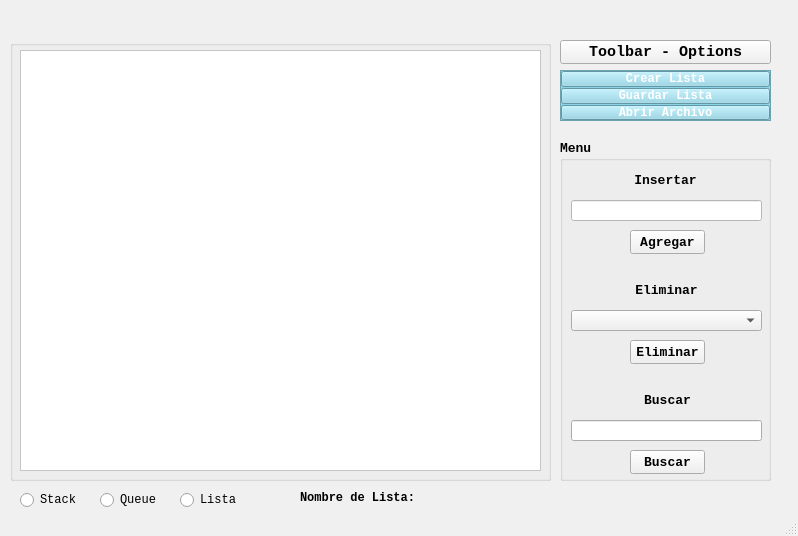
<?xml version="1.0" encoding="UTF-8"?>
<ui version="4.0">
 <class>MainWindowClass</class>
 <widget class="QMainWindow" name="MainWindowClass">
  <property name="geometry">
   <rect>
    <x>0</x>
    <y>0</y>
    <width>798</width>
    <height>536</height>
   </rect>
  </property>
  <property name="palette">
   <palette>
    <active>
     <colorrole role="WindowText">
      <brush brushstyle="SolidPattern">
       <color alpha="255">
        <red>0</red>
        <green>0</green>
        <blue>0</blue>
       </color>
      </brush>
     </colorrole>
     <colorrole role="Button">
      <brush brushstyle="SolidPattern">
       <color alpha="255">
        <red>236</red>
        <green>250</green>
        <blue>250</blue>
       </color>
      </brush>
     </colorrole>
     <colorrole role="Light">
      <brush brushstyle="SolidPattern">
       <color alpha="255">
        <red>175</red>
        <green>175</green>
        <blue>175</blue>
       </color>
      </brush>
     </colorrole>
     <colorrole role="Midlight">
      <brush brushstyle="SolidPattern">
       <color alpha="255">
        <red>245</red>
        <green>252</green>
        <blue>252</blue>
       </color>
      </brush>
     </colorrole>
     <colorrole role="Dark">
      <brush brushstyle="SolidPattern">
       <color alpha="255">
        <red>118</red>
        <green>125</green>
        <blue>125</blue>
       </color>
      </brush>
     </colorrole>
     <colorrole role="Mid">
      <brush brushstyle="SolidPattern">
       <color alpha="255">
        <red>157</red>
        <green>167</green>
        <blue>167</blue>
       </color>
      </brush>
     </colorrole>
     <colorrole role="Text">
      <brush brushstyle="SolidPattern">
       <color alpha="255">
        <red>0</red>
        <green>0</green>
        <blue>0</blue>
       </color>
      </brush>
     </colorrole>
     <colorrole role="BrightText">
      <brush brushstyle="SolidPattern">
       <color alpha="255">
        <red>255</red>
        <green>255</green>
        <blue>255</blue>
       </color>
      </brush>
     </colorrole>
     <colorrole role="ButtonText">
      <brush brushstyle="SolidPattern">
       <color alpha="255">
        <red>0</red>
        <green>0</green>
        <blue>0</blue>
       </color>
      </brush>
     </colorrole>
     <colorrole role="Base">
      <brush brushstyle="SolidPattern">
       <color alpha="255">
        <red>165</red>
        <green>221</green>
        <blue>227</blue>
       </color>
      </brush>
     </colorrole>
     <colorrole role="Window">
      <brush brushstyle="SolidPattern">
       <color alpha="255">
        <red>225</red>
        <green>250</green>
        <blue>250</blue>
       </color>
      </brush>
     </colorrole>
     <colorrole role="Shadow">
      <brush brushstyle="SolidPattern">
       <color alpha="255">
        <red>0</red>
        <green>0</green>
        <blue>0</blue>
       </color>
      </brush>
     </colorrole>
     <colorrole role="AlternateBase">
      <brush brushstyle="SolidPattern">
       <color alpha="255">
        <red>245</red>
        <green>252</green>
        <blue>252</blue>
       </color>
      </brush>
     </colorrole>
     <colorrole role="ToolTipBase">
      <brush brushstyle="SolidPattern">
       <color alpha="255">
        <red>255</red>
        <green>255</green>
        <blue>220</blue>
       </color>
      </brush>
     </colorrole>
     <colorrole role="ToolTipText">
      <brush brushstyle="SolidPattern">
       <color alpha="255">
        <red>0</red>
        <green>0</green>
        <blue>0</blue>
       </color>
      </brush>
     </colorrole>
     <colorrole role="PlaceholderText">
      <brush brushstyle="SolidPattern">
       <color alpha="127">
        <red>0</red>
        <green>0</green>
        <blue>0</blue>
       </color>
      </brush>
     </colorrole>
    </active>
    <inactive>
     <colorrole role="WindowText">
      <brush brushstyle="SolidPattern">
       <color alpha="255">
        <red>0</red>
        <green>0</green>
        <blue>0</blue>
       </color>
      </brush>
     </colorrole>
     <colorrole role="Button">
      <brush brushstyle="SolidPattern">
       <color alpha="255">
        <red>240</red>
        <green>240</green>
        <blue>240</blue>
       </color>
      </brush>
     </colorrole>
     <colorrole role="Light">
      <brush brushstyle="SolidPattern">
       <color alpha="255">
        <red>255</red>
        <green>255</green>
        <blue>255</blue>
       </color>
      </brush>
     </colorrole>
     <colorrole role="Midlight">
      <brush brushstyle="SolidPattern">
       <color alpha="255">
        <red>227</red>
        <green>227</green>
        <blue>227</blue>
       </color>
      </brush>
     </colorrole>
     <colorrole role="Dark">
      <brush brushstyle="SolidPattern">
       <color alpha="255">
        <red>160</red>
        <green>160</green>
        <blue>160</blue>
       </color>
      </brush>
     </colorrole>
     <colorrole role="Mid">
      <brush brushstyle="SolidPattern">
       <color alpha="255">
        <red>160</red>
        <green>160</green>
        <blue>160</blue>
       </color>
      </brush>
     </colorrole>
     <colorrole role="Text">
      <brush brushstyle="SolidPattern">
       <color alpha="255">
        <red>0</red>
        <green>0</green>
        <blue>0</blue>
       </color>
      </brush>
     </colorrole>
     <colorrole role="BrightText">
      <brush brushstyle="SolidPattern">
       <color alpha="255">
        <red>255</red>
        <green>255</green>
        <blue>255</blue>
       </color>
      </brush>
     </colorrole>
     <colorrole role="ButtonText">
      <brush brushstyle="SolidPattern">
       <color alpha="255">
        <red>0</red>
        <green>0</green>
        <blue>0</blue>
       </color>
      </brush>
     </colorrole>
     <colorrole role="Base">
      <brush brushstyle="SolidPattern">
       <color alpha="255">
        <red>255</red>
        <green>255</green>
        <blue>255</blue>
       </color>
      </brush>
     </colorrole>
     <colorrole role="Window">
      <brush brushstyle="SolidPattern">
       <color alpha="255">
        <red>240</red>
        <green>240</green>
        <blue>240</blue>
       </color>
      </brush>
     </colorrole>
     <colorrole role="Shadow">
      <brush brushstyle="SolidPattern">
       <color alpha="255">
        <red>105</red>
        <green>105</green>
        <blue>105</blue>
       </color>
      </brush>
     </colorrole>
     <colorrole role="AlternateBase">
      <brush brushstyle="SolidPattern">
       <color alpha="255">
        <red>245</red>
        <green>245</green>
        <blue>245</blue>
       </color>
      </brush>
     </colorrole>
     <colorrole role="ToolTipBase">
      <brush brushstyle="SolidPattern">
       <color alpha="255">
        <red>255</red>
        <green>255</green>
        <blue>220</blue>
       </color>
      </brush>
     </colorrole>
     <colorrole role="ToolTipText">
      <brush brushstyle="SolidPattern">
       <color alpha="255">
        <red>0</red>
        <green>0</green>
        <blue>0</blue>
       </color>
      </brush>
     </colorrole>
     <colorrole role="PlaceholderText">
      <brush brushstyle="SolidPattern">
       <color alpha="128">
        <red>0</red>
        <green>0</green>
        <blue>0</blue>
       </color>
      </brush>
     </colorrole>
    </inactive>
    <disabled>
     <colorrole role="WindowText">
      <brush brushstyle="SolidPattern">
       <color alpha="255">
        <red>118</red>
        <green>125</green>
        <blue>125</blue>
       </color>
      </brush>
     </colorrole>
     <colorrole role="Button">
      <brush brushstyle="SolidPattern">
       <color alpha="255">
        <red>236</red>
        <green>250</green>
        <blue>250</blue>
       </color>
      </brush>
     </colorrole>
     <colorrole role="Light">
      <brush brushstyle="SolidPattern">
       <color alpha="255">
        <red>175</red>
        <green>175</green>
        <blue>175</blue>
       </color>
      </brush>
     </colorrole>
     <colorrole role="Midlight">
      <brush brushstyle="SolidPattern">
       <color alpha="255">
        <red>245</red>
        <green>252</green>
        <blue>252</blue>
       </color>
      </brush>
     </colorrole>
     <colorrole role="Dark">
      <brush brushstyle="SolidPattern">
       <color alpha="255">
        <red>118</red>
        <green>125</green>
        <blue>125</blue>
       </color>
      </brush>
     </colorrole>
     <colorrole role="Mid">
      <brush brushstyle="SolidPattern">
       <color alpha="255">
        <red>157</red>
        <green>167</green>
        <blue>167</blue>
       </color>
      </brush>
     </colorrole>
     <colorrole role="Text">
      <brush brushstyle="SolidPattern">
       <color alpha="255">
        <red>118</red>
        <green>125</green>
        <blue>125</blue>
       </color>
      </brush>
     </colorrole>
     <colorrole role="BrightText">
      <brush brushstyle="SolidPattern">
       <color alpha="255">
        <red>255</red>
        <green>255</green>
        <blue>255</blue>
       </color>
      </brush>
     </colorrole>
     <colorrole role="ButtonText">
      <brush brushstyle="SolidPattern">
       <color alpha="255">
        <red>118</red>
        <green>125</green>
        <blue>125</blue>
       </color>
      </brush>
     </colorrole>
     <colorrole role="Base">
      <brush brushstyle="SolidPattern">
       <color alpha="255">
        <red>225</red>
        <green>250</green>
        <blue>250</blue>
       </color>
      </brush>
     </colorrole>
     <colorrole role="Window">
      <brush brushstyle="SolidPattern">
       <color alpha="255">
        <red>225</red>
        <green>250</green>
        <blue>250</blue>
       </color>
      </brush>
     </colorrole>
     <colorrole role="Shadow">
      <brush brushstyle="SolidPattern">
       <color alpha="255">
        <red>0</red>
        <green>0</green>
        <blue>0</blue>
       </color>
      </brush>
     </colorrole>
     <colorrole role="AlternateBase">
      <brush brushstyle="SolidPattern">
       <color alpha="255">
        <red>245</red>
        <green>245</green>
        <blue>245</blue>
       </color>
      </brush>
     </colorrole>
     <colorrole role="ToolTipBase">
      <brush brushstyle="SolidPattern">
       <color alpha="255">
        <red>255</red>
        <green>255</green>
        <blue>220</blue>
       </color>
      </brush>
     </colorrole>
     <colorrole role="ToolTipText">
      <brush brushstyle="SolidPattern">
       <color alpha="255">
        <red>0</red>
        <green>0</green>
        <blue>0</blue>
       </color>
      </brush>
     </colorrole>
     <colorrole role="PlaceholderText">
      <brush brushstyle="SolidPattern">
       <color alpha="128">
        <red>0</red>
        <green>0</green>
        <blue>0</blue>
       </color>
      </brush>
     </colorrole>
    </disabled>
   </palette>
  </property>
  <property name="font">
   <font>
    <family>Courier New</family>
   </font>
  </property>
  <property name="windowTitle">
   <string>Listas Enlazadas</string>
  </property>
  <property name="autoFillBackground">
   <bool>false</bool>
  </property>
  <property name="styleSheet">
   <string notr="true"/>
  </property>
  <widget class="QWidget" name="centralWidget">
   <widget class="QPushButton" name="butt_toolbar">
    <property name="geometry">
     <rect>
      <x>560</x>
      <y>40</y>
      <width>211</width>
      <height>24</height>
     </rect>
    </property>
    <property name="font">
     <font>
      <family>Courier New</family>
      <pointsize>11</pointsize>
      <italic>false</italic>
      <bold>true</bold>
     </font>
    </property>
    <property name="cursor">
     <cursorShape>PointingHandCursor</cursorShape>
    </property>
    <property name="styleSheet">
     <string notr="true"/>
    </property>
    <property name="text">
     <string>Toolbar - Options</string>
    </property>
   </widget>
   <widget class="QGroupBox" name="groupBox_menu">
    <property name="geometry">
     <rect>
      <x>560</x>
      <y>140</y>
      <width>211</width>
      <height>341</height>
     </rect>
    </property>
    <property name="palette">
     <palette>
      <active>
       <colorrole role="WindowText">
        <brush brushstyle="SolidPattern">
         <color alpha="255">
          <red>0</red>
          <green>0</green>
          <blue>0</blue>
         </color>
        </brush>
       </colorrole>
       <colorrole role="Button">
        <brush brushstyle="SolidPattern">
         <color alpha="255">
          <red>189</red>
          <green>189</green>
          <blue>189</blue>
         </color>
        </brush>
       </colorrole>
       <colorrole role="Light">
        <brush brushstyle="SolidPattern">
         <color alpha="255">
          <red>255</red>
          <green>255</green>
          <blue>255</blue>
         </color>
        </brush>
       </colorrole>
       <colorrole role="Midlight">
        <brush brushstyle="SolidPattern">
         <color alpha="255">
          <red>222</red>
          <green>222</green>
          <blue>222</blue>
         </color>
        </brush>
       </colorrole>
       <colorrole role="Dark">
        <brush brushstyle="SolidPattern">
         <color alpha="255">
          <red>94</red>
          <green>94</green>
          <blue>94</blue>
         </color>
        </brush>
       </colorrole>
       <colorrole role="Mid">
        <brush brushstyle="SolidPattern">
         <color alpha="255">
          <red>126</red>
          <green>126</green>
          <blue>126</blue>
         </color>
        </brush>
       </colorrole>
       <colorrole role="Text">
        <brush brushstyle="SolidPattern">
         <color alpha="255">
          <red>0</red>
          <green>0</green>
          <blue>0</blue>
         </color>
        </brush>
       </colorrole>
       <colorrole role="BrightText">
        <brush brushstyle="SolidPattern">
         <color alpha="255">
          <red>255</red>
          <green>255</green>
          <blue>255</blue>
         </color>
        </brush>
       </colorrole>
       <colorrole role="ButtonText">
        <brush brushstyle="SolidPattern">
         <color alpha="255">
          <red>0</red>
          <green>0</green>
          <blue>0</blue>
         </color>
        </brush>
       </colorrole>
       <colorrole role="Base">
        <brush brushstyle="SolidPattern">
         <color alpha="255">
          <red>255</red>
          <green>255</green>
          <blue>255</blue>
         </color>
        </brush>
       </colorrole>
       <colorrole role="Window">
        <brush brushstyle="SolidPattern">
         <color alpha="255">
          <red>189</red>
          <green>189</green>
          <blue>189</blue>
         </color>
        </brush>
       </colorrole>
       <colorrole role="Shadow">
        <brush brushstyle="SolidPattern">
         <color alpha="255">
          <red>0</red>
          <green>0</green>
          <blue>0</blue>
         </color>
        </brush>
       </colorrole>
       <colorrole role="AlternateBase">
        <brush brushstyle="SolidPattern">
         <color alpha="255">
          <red>222</red>
          <green>222</green>
          <blue>222</blue>
         </color>
        </brush>
       </colorrole>
       <colorrole role="ToolTipBase">
        <brush brushstyle="SolidPattern">
         <color alpha="255">
          <red>255</red>
          <green>255</green>
          <blue>220</blue>
         </color>
        </brush>
       </colorrole>
       <colorrole role="ToolTipText">
        <brush brushstyle="SolidPattern">
         <color alpha="255">
          <red>0</red>
          <green>0</green>
          <blue>0</blue>
         </color>
        </brush>
       </colorrole>
       <colorrole role="PlaceholderText">
        <brush brushstyle="SolidPattern">
         <color alpha="127">
          <red>0</red>
          <green>0</green>
          <blue>0</blue>
         </color>
        </brush>
       </colorrole>
      </active>
      <inactive>
       <colorrole role="WindowText">
        <brush brushstyle="SolidPattern">
         <color alpha="255">
          <red>0</red>
          <green>0</green>
          <blue>0</blue>
         </color>
        </brush>
       </colorrole>
       <colorrole role="Button">
        <brush brushstyle="SolidPattern">
         <color alpha="255">
          <red>240</red>
          <green>240</green>
          <blue>240</blue>
         </color>
        </brush>
       </colorrole>
       <colorrole role="Light">
        <brush brushstyle="SolidPattern">
         <color alpha="255">
          <red>255</red>
          <green>255</green>
          <blue>255</blue>
         </color>
        </brush>
       </colorrole>
       <colorrole role="Midlight">
        <brush brushstyle="SolidPattern">
         <color alpha="255">
          <red>227</red>
          <green>227</green>
          <blue>227</blue>
         </color>
        </brush>
       </colorrole>
       <colorrole role="Dark">
        <brush brushstyle="SolidPattern">
         <color alpha="255">
          <red>160</red>
          <green>160</green>
          <blue>160</blue>
         </color>
        </brush>
       </colorrole>
       <colorrole role="Mid">
        <brush brushstyle="SolidPattern">
         <color alpha="255">
          <red>160</red>
          <green>160</green>
          <blue>160</blue>
         </color>
        </brush>
       </colorrole>
       <colorrole role="Text">
        <brush brushstyle="SolidPattern">
         <color alpha="255">
          <red>0</red>
          <green>0</green>
          <blue>0</blue>
         </color>
        </brush>
       </colorrole>
       <colorrole role="BrightText">
        <brush brushstyle="SolidPattern">
         <color alpha="255">
          <red>255</red>
          <green>255</green>
          <blue>255</blue>
         </color>
        </brush>
       </colorrole>
       <colorrole role="ButtonText">
        <brush brushstyle="SolidPattern">
         <color alpha="255">
          <red>0</red>
          <green>0</green>
          <blue>0</blue>
         </color>
        </brush>
       </colorrole>
       <colorrole role="Base">
        <brush brushstyle="SolidPattern">
         <color alpha="255">
          <red>255</red>
          <green>255</green>
          <blue>255</blue>
         </color>
        </brush>
       </colorrole>
       <colorrole role="Window">
        <brush brushstyle="SolidPattern">
         <color alpha="255">
          <red>240</red>
          <green>240</green>
          <blue>240</blue>
         </color>
        </brush>
       </colorrole>
       <colorrole role="Shadow">
        <brush brushstyle="SolidPattern">
         <color alpha="255">
          <red>105</red>
          <green>105</green>
          <blue>105</blue>
         </color>
        </brush>
       </colorrole>
       <colorrole role="AlternateBase">
        <brush brushstyle="SolidPattern">
         <color alpha="255">
          <red>245</red>
          <green>245</green>
          <blue>245</blue>
         </color>
        </brush>
       </colorrole>
       <colorrole role="ToolTipBase">
        <brush brushstyle="SolidPattern">
         <color alpha="255">
          <red>255</red>
          <green>255</green>
          <blue>220</blue>
         </color>
        </brush>
       </colorrole>
       <colorrole role="ToolTipText">
        <brush brushstyle="SolidPattern">
         <color alpha="255">
          <red>0</red>
          <green>0</green>
          <blue>0</blue>
         </color>
        </brush>
       </colorrole>
       <colorrole role="PlaceholderText">
        <brush brushstyle="SolidPattern">
         <color alpha="128">
          <red>0</red>
          <green>0</green>
          <blue>0</blue>
         </color>
        </brush>
       </colorrole>
      </inactive>
      <disabled>
       <colorrole role="WindowText">
        <brush brushstyle="SolidPattern">
         <color alpha="255">
          <red>94</red>
          <green>94</green>
          <blue>94</blue>
         </color>
        </brush>
       </colorrole>
       <colorrole role="Button">
        <brush brushstyle="SolidPattern">
         <color alpha="255">
          <red>189</red>
          <green>189</green>
          <blue>189</blue>
         </color>
        </brush>
       </colorrole>
       <colorrole role="Light">
        <brush brushstyle="SolidPattern">
         <color alpha="255">
          <red>255</red>
          <green>255</green>
          <blue>255</blue>
         </color>
        </brush>
       </colorrole>
       <colorrole role="Midlight">
        <brush brushstyle="SolidPattern">
         <color alpha="255">
          <red>222</red>
          <green>222</green>
          <blue>222</blue>
         </color>
        </brush>
       </colorrole>
       <colorrole role="Dark">
        <brush brushstyle="SolidPattern">
         <color alpha="255">
          <red>94</red>
          <green>94</green>
          <blue>94</blue>
         </color>
        </brush>
       </colorrole>
       <colorrole role="Mid">
        <brush brushstyle="SolidPattern">
         <color alpha="255">
          <red>126</red>
          <green>126</green>
          <blue>126</blue>
         </color>
        </brush>
       </colorrole>
       <colorrole role="Text">
        <brush brushstyle="SolidPattern">
         <color alpha="255">
          <red>94</red>
          <green>94</green>
          <blue>94</blue>
         </color>
        </brush>
       </colorrole>
       <colorrole role="BrightText">
        <brush brushstyle="SolidPattern">
         <color alpha="255">
          <red>255</red>
          <green>255</green>
          <blue>255</blue>
         </color>
        </brush>
       </colorrole>
       <colorrole role="ButtonText">
        <brush brushstyle="SolidPattern">
         <color alpha="255">
          <red>94</red>
          <green>94</green>
          <blue>94</blue>
         </color>
        </brush>
       </colorrole>
       <colorrole role="Base">
        <brush brushstyle="SolidPattern">
         <color alpha="255">
          <red>189</red>
          <green>189</green>
          <blue>189</blue>
         </color>
        </brush>
       </colorrole>
       <colorrole role="Window">
        <brush brushstyle="SolidPattern">
         <color alpha="255">
          <red>189</red>
          <green>189</green>
          <blue>189</blue>
         </color>
        </brush>
       </colorrole>
       <colorrole role="Shadow">
        <brush brushstyle="SolidPattern">
         <color alpha="255">
          <red>0</red>
          <green>0</green>
          <blue>0</blue>
         </color>
        </brush>
       </colorrole>
       <colorrole role="AlternateBase">
        <brush brushstyle="SolidPattern">
         <color alpha="255">
          <red>245</red>
          <green>245</green>
          <blue>245</blue>
         </color>
        </brush>
       </colorrole>
       <colorrole role="ToolTipBase">
        <brush brushstyle="SolidPattern">
         <color alpha="255">
          <red>255</red>
          <green>255</green>
          <blue>220</blue>
         </color>
        </brush>
       </colorrole>
       <colorrole role="ToolTipText">
        <brush brushstyle="SolidPattern">
         <color alpha="255">
          <red>0</red>
          <green>0</green>
          <blue>0</blue>
         </color>
        </brush>
       </colorrole>
       <colorrole role="PlaceholderText">
        <brush brushstyle="SolidPattern">
         <color alpha="128">
          <red>0</red>
          <green>0</green>
          <blue>0</blue>
         </color>
        </brush>
       </colorrole>
      </disabled>
     </palette>
    </property>
    <property name="font">
     <font>
      <family>Courier New</family>
      <pointsize>10</pointsize>
      <bold>true</bold>
     </font>
    </property>
    <property name="styleSheet">
     <string notr="true"/>
    </property>
    <property name="title">
     <string>Menu</string>
    </property>
    <widget class="QLineEdit" name="txt_buscar">
     <property name="geometry">
      <rect>
       <x>11</x>
       <y>280</y>
       <width>191</width>
       <height>21</height>
      </rect>
     </property>
     <property name="styleSheet">
      <string notr="true"/>
     </property>
    </widget>
    <widget class="QLabel" name="label_buscar">
     <property name="geometry">
      <rect>
       <x>17</x>
       <y>250</y>
       <width>181</width>
       <height>20</height>
      </rect>
     </property>
     <property name="sizePolicy">
      <sizepolicy hsizetype="Minimum" vsizetype="Preferred">
       <horstretch>0</horstretch>
       <verstretch>0</verstretch>
      </sizepolicy>
     </property>
     <property name="styleSheet">
      <string notr="true"/>
     </property>
     <property name="text">
      <string>Buscar</string>
     </property>
     <property name="alignment">
      <set>Qt::AlignCenter</set>
     </property>
    </widget>
    <widget class="QPushButton" name="butt_buscar">
     <property name="geometry">
      <rect>
       <x>70</x>
       <y>310</y>
       <width>75</width>
       <height>24</height>
      </rect>
     </property>
     <property name="sizePolicy">
      <sizepolicy hsizetype="Minimum" vsizetype="Fixed">
       <horstretch>0</horstretch>
       <verstretch>0</verstretch>
      </sizepolicy>
     </property>
     <property name="cursor">
      <cursorShape>PointingHandCursor</cursorShape>
     </property>
     <property name="styleSheet">
      <string notr="true"/>
     </property>
     <property name="text">
      <string>Buscar</string>
     </property>
    </widget>
    <widget class="QComboBox" name="combo_eliminar">
     <property name="geometry">
      <rect>
       <x>11</x>
       <y>170</y>
       <width>191</width>
       <height>21</height>
      </rect>
     </property>
     <property name="cursor">
      <cursorShape>PointingHandCursor</cursorShape>
     </property>
     <property name="styleSheet">
      <string notr="true"/>
     </property>
    </widget>
    <widget class="QLabel" name="label_eliminar">
     <property name="geometry">
      <rect>
       <x>11</x>
       <y>140</y>
       <width>191</width>
       <height>20</height>
      </rect>
     </property>
     <property name="sizePolicy">
      <sizepolicy hsizetype="Minimum" vsizetype="Preferred">
       <horstretch>0</horstretch>
       <verstretch>0</verstretch>
      </sizepolicy>
     </property>
     <property name="styleSheet">
      <string notr="true"/>
     </property>
     <property name="text">
      <string>Eliminar</string>
     </property>
     <property name="alignment">
      <set>Qt::AlignCenter</set>
     </property>
    </widget>
    <widget class="QPushButton" name="butt_eliminar">
     <property name="geometry">
      <rect>
       <x>70</x>
       <y>200</y>
       <width>75</width>
       <height>24</height>
      </rect>
     </property>
     <property name="sizePolicy">
      <sizepolicy hsizetype="Minimum" vsizetype="Fixed">
       <horstretch>0</horstretch>
       <verstretch>0</verstretch>
      </sizepolicy>
     </property>
     <property name="cursor">
      <cursorShape>PointingHandCursor</cursorShape>
     </property>
     <property name="styleSheet">
      <string notr="true"/>
     </property>
     <property name="text">
      <string>Eliminar</string>
     </property>
    </widget>
    <widget class="QLabel" name="label_insertar">
     <property name="geometry">
      <rect>
       <x>10</x>
       <y>30</y>
       <width>191</width>
       <height>20</height>
      </rect>
     </property>
     <property name="sizePolicy">
      <sizepolicy hsizetype="Minimum" vsizetype="Preferred">
       <horstretch>0</horstretch>
       <verstretch>0</verstretch>
      </sizepolicy>
     </property>
     <property name="styleSheet">
      <string notr="true"/>
     </property>
     <property name="text">
      <string>Insertar</string>
     </property>
     <property name="alignment">
      <set>Qt::AlignCenter</set>
     </property>
    </widget>
    <widget class="QLineEdit" name="txt_insertar">
     <property name="geometry">
      <rect>
       <x>11</x>
       <y>60</y>
       <width>191</width>
       <height>21</height>
      </rect>
     </property>
     <property name="sizePolicy">
      <sizepolicy hsizetype="Expanding" vsizetype="Fixed">
       <horstretch>0</horstretch>
       <verstretch>0</verstretch>
      </sizepolicy>
     </property>
     <property name="styleSheet">
      <string notr="true">background-color: rgb(255, 255, 255);</string>
     </property>
    </widget>
    <widget class="QPushButton" name="butt_agregar">
     <property name="enabled">
      <bool>true</bool>
     </property>
     <property name="geometry">
      <rect>
       <x>70</x>
       <y>90</y>
       <width>75</width>
       <height>24</height>
      </rect>
     </property>
     <property name="sizePolicy">
      <sizepolicy hsizetype="Minimum" vsizetype="Fixed">
       <horstretch>0</horstretch>
       <verstretch>0</verstretch>
      </sizepolicy>
     </property>
     <property name="baseSize">
      <size>
       <width>0</width>
       <height>0</height>
      </size>
     </property>
     <property name="cursor">
      <cursorShape>PointingHandCursor</cursorShape>
     </property>
     <property name="layoutDirection">
      <enum>Qt::LeftToRight</enum>
     </property>
     <property name="styleSheet">
      <string notr="true"/>
     </property>
     <property name="text">
      <string>Agregar</string>
     </property>
    </widget>
   </widget>
   <widget class="QFrame" name="frame_opciones">
    <property name="enabled">
     <bool>true</bool>
    </property>
    <property name="geometry">
     <rect>
      <x>560</x>
      <y>70</y>
      <width>211</width>
      <height>51</height>
     </rect>
    </property>
    <property name="styleSheet">
     <string notr="true">background-color: rgb(211, 211, 211);
background-color: rgb(139, 211, 230);</string>
    </property>
    <property name="frameShape">
     <enum>QFrame::StyledPanel</enum>
    </property>
    <property name="frameShadow">
     <enum>QFrame::Raised</enum>
    </property>
    <layout class="QVBoxLayout" name="verticalLayout">
     <property name="spacing">
      <number>1</number>
     </property>
     <property name="leftMargin">
      <number>0</number>
     </property>
     <property name="topMargin">
      <number>0</number>
     </property>
     <property name="rightMargin">
      <number>0</number>
     </property>
     <property name="bottomMargin">
      <number>0</number>
     </property>
     <item>
      <widget class="QPushButton" name="butt_crear_lista">
       <property name="enabled">
        <bool>true</bool>
       </property>
       <property name="font">
        <font>
         <family>Courier New</family>
         <bold>true</bold>
        </font>
       </property>
       <property name="cursor">
        <cursorShape>PointingHandCursor</cursorShape>
       </property>
       <property name="styleSheet">
        <string notr="true">color: rgb(255, 255, 255);
</string>
       </property>
       <property name="text">
        <string>Crear Lista</string>
       </property>
      </widget>
     </item>
     <item>
      <widget class="QPushButton" name="butt_guardar_lista">
       <property name="font">
        <font>
         <family>Courier New</family>
         <bold>true</bold>
        </font>
       </property>
       <property name="cursor">
        <cursorShape>PointingHandCursor</cursorShape>
       </property>
       <property name="styleSheet">
        <string notr="true">color: rgb(255, 255, 255);

</string>
       </property>
       <property name="text">
        <string>Guardar Lista</string>
       </property>
      </widget>
     </item>
     <item>
      <widget class="QPushButton" name="butt_editar_lista">
       <property name="font">
        <font>
         <family>Courier New</family>
         <bold>true</bold>
        </font>
       </property>
       <property name="cursor">
        <cursorShape>PointingHandCursor</cursorShape>
       </property>
       <property name="styleSheet">
        <string notr="true">color: rgb(255, 255, 255);

</string>
       </property>
       <property name="text">
        <string>Abrir Archivo</string>
       </property>
      </widget>
     </item>
    </layout>
   </widget>
   <widget class="QLabel" name="label_archivo">
    <property name="geometry">
     <rect>
      <x>420</x>
      <y>490</y>
      <width>101</width>
      <height>16</height>
     </rect>
    </property>
    <property name="text">
     <string/>
    </property>
   </widget>
   <widget class="QLabel" name="label_insertar_2">
    <property name="geometry">
     <rect>
      <x>300</x>
      <y>490</y>
      <width>121</width>
      <height>16</height>
     </rect>
    </property>
    <property name="font">
     <font>
      <family>Courier New</family>
      <bold>true</bold>
     </font>
    </property>
    <property name="styleSheet">
     <string notr="true"/>
    </property>
    <property name="text">
     <string>Nombre de Lista:</string>
    </property>
   </widget>
   <widget class="QGroupBox" name="groupBox">
    <property name="geometry">
     <rect>
      <x>10</x>
      <y>40</y>
      <width>541</width>
      <height>441</height>
     </rect>
    </property>
    <property name="cursor">
     <cursorShape>ForbiddenCursor</cursorShape>
    </property>
    <property name="styleSheet">
     <string notr="true"/>
    </property>
    <property name="title">
     <string/>
    </property>
    <widget class="QFrame" name="frame_view">
     <property name="geometry">
      <rect>
       <x>10</x>
       <y>10</y>
       <width>521</width>
       <height>421</height>
      </rect>
     </property>
     <property name="styleSheet">
      <string notr="true">background-color: rgb(211, 211, 211);
background-color: rgb(255, 255, 255);</string>
     </property>
     <property name="frameShape">
      <enum>QFrame::StyledPanel</enum>
     </property>
     <property name="frameShadow">
      <enum>QFrame::Raised</enum>
     </property>
     <widget class="QScrollArea" name="scroll_view">
      <property name="geometry">
       <rect>
        <x>0</x>
        <y>0</y>
        <width>521</width>
        <height>421</height>
       </rect>
      </property>
      <property name="widgetResizable">
       <bool>true</bool>
      </property>
      <widget class="QWidget" name="scroll_content">
       <property name="geometry">
        <rect>
         <x>0</x>
         <y>0</y>
         <width>519</width>
         <height>419</height>
        </rect>
       </property>
       <widget class="QWidget" name="verticalLayoutWidget">
        <property name="geometry">
         <rect>
          <x>10</x>
          <y>10</y>
          <width>501</width>
          <height>401</height>
         </rect>
        </property>
        <layout class="QVBoxLayout" name="layout">
         <property name="spacing">
          <number>20</number>
         </property>
         <property name="sizeConstraint">
          <enum>QLayout::SetNoConstraint</enum>
         </property>
         <property name="leftMargin">
          <number>200</number>
         </property>
         <property name="topMargin">
          <number>10</number>
         </property>
         <property name="rightMargin">
          <number>200</number>
         </property>
         <property name="bottomMargin">
          <number>10</number>
         </property>
         <item>
          <spacer name="verticalSpacer">
           <property name="orientation">
            <enum>Qt::Vertical</enum>
           </property>
           <property name="sizeType">
            <enum>QSizePolicy::Expanding</enum>
           </property>
           <property name="sizeHint" stdset="0">
            <size>
             <width>20</width>
             <height>40</height>
            </size>
           </property>
          </spacer>
         </item>
        </layout>
       </widget>
      </widget>
     </widget>
    </widget>
   </widget>
   <widget class="QRadioButton" name="rb_stack">
    <property name="geometry">
     <rect>
      <x>20</x>
      <y>490</y>
      <width>89</width>
      <height>20</height>
     </rect>
    </property>
    <property name="text">
     <string>Stack</string>
    </property>
   </widget>
   <widget class="QRadioButton" name="rb_queue">
    <property name="geometry">
     <rect>
      <x>100</x>
      <y>490</y>
      <width>89</width>
      <height>20</height>
     </rect>
    </property>
    <property name="text">
     <string>Queue</string>
    </property>
   </widget>
   <widget class="QRadioButton" name="rb_listaEnlazada">
    <property name="geometry">
     <rect>
      <x>180</x>
      <y>490</y>
      <width>89</width>
      <height>20</height>
     </rect>
    </property>
    <property name="text">
     <string>Lista</string>
    </property>
   </widget>
  </widget>
  <widget class="QStatusBar" name="statusBar"/>
  <action name="actionCrear_Lista">
   <property name="text">
    <string>Crear Lista</string>
   </property>
  </action>
  <action name="actionEditar_Lista">
   <property name="text">
    <string>Editar Lista (abrir)</string>
   </property>
  </action>
  <action name="actionGuardar_Lista">
   <property name="text">
    <string>Guardar Lista</string>
   </property>
  </action>
 </widget>
 <layoutdefault spacing="6" margin="11"/>
 <resources>
  <include location="MainWindow.qrc"/>
 </resources>
 <connections/>
</ui>
